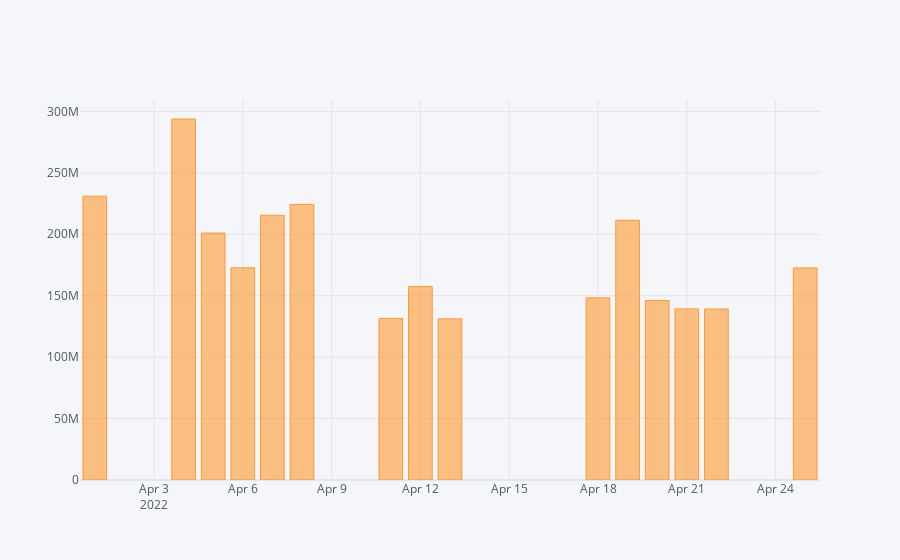

This figure's notebook cell:
### Code cell
final_nifty['Total Volume'].iplot(kind='bar')

### Figure 1 — Plotly figure (JSON) as saved in the notebook; plotly's stock layout.template omitted (floating-point values rounded to 4 significant figures)
{"data": [{"marker": {"color": "rgba(255, 153, 51, 0.6)", "line": {"color": "rgba(255, 153, 51, 1.0)", "width": 1}}, "name": "Total Volume", "orientation": "v", "text": "", "type": "bar", "x": ["2022-04-01", "2022-04-04", "2022-04-05", "2022-04-06", "2022-04-07", "2022-04-08", "2022-04-11", "2022-04-12", "2022-04-13", "2022-04-18", "2022-04-19", "2022-04-20", "2022-04-21", "2022-04-22", "2022-04-25"], "y": [231012418, 293841195, 201013119, 172713429, 215500132, 224327883, 131529129, 157510164, 131186987, 148261283, 211409453, 146090233, 139280572, 139216660, 172623229]}], "layout": {"legend": {"bgcolor": "#F5F6F9", "font": {"color": "#4D5663"}}, "paper_bgcolor": "#F5F6F9", "plot_bgcolor": "#F5F6F9", "title": {"font": {"color": "#4D5663"}}, "xaxis": {"gridcolor": "#E1E5ED", "showgrid": true, "tickfont": {"color": "#4D5663"}, "title": {"font": {"color": "#4D5663"}, "text": ""}, "zerolinecolor": "#E1E5ED"}, "yaxis": {"gridcolor": "#E1E5ED", "showgrid": true, "tickfont": {"color": "#4D5663"}, "title": {"font": {"color": "#4D5663"}, "text": ""}, "zerolinecolor": "#E1E5ED"}}}
